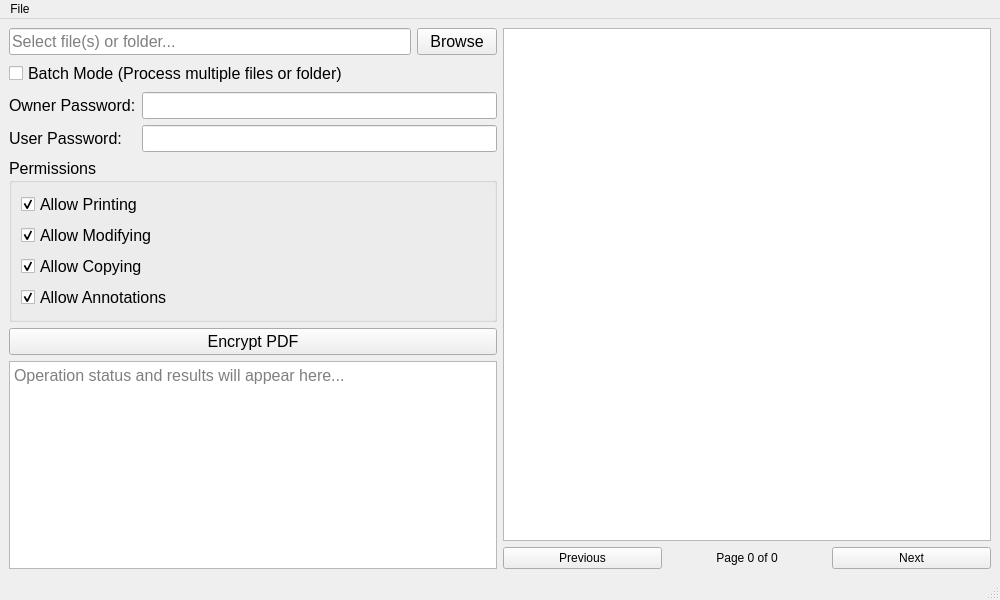
<?xml version="1.0" encoding="UTF-8"?>
<ui version="4.0">
 <class>MainWindow</class>
 <widget class="QMainWindow" name="MainWindow">
  <property name="geometry">
   <rect>
    <x>0</x>
    <y>0</y>
    <width>1000</width>
    <height>600</height>
   </rect>
  </property>
  <property name="windowTitle">
   <string>PDF Encryptor</string>
  </property>
  <widget class="QWidget" name="centralwidget">
   <layout class="QHBoxLayout" name="horizontalLayout_3">
    <item>
     <layout class="QVBoxLayout" name="leftLayout">
      <item>
       <layout class="QHBoxLayout" name="horizontalLayout">
        <item>
         <widget class="QLineEdit" name="inputFileEdit">
          <property name="font">
           <font>
            <pointsize>12</pointsize>
           </font>
          </property>
          <property name="placeholderText">
           <string>Select file(s) or folder...</string>
          </property>
          <property name="readOnly">
           <bool>true</bool>
          </property>
         </widget>
        </item>
        <item>
         <widget class="QPushButton" name="browseButton">
          <property name="font">
           <font>
            <pointsize>12</pointsize>
           </font>
          </property>
          <property name="text">
           <string>Browse</string>
          </property>
         </widget>
        </item>
       </layout>
      </item>
      <item>
       <widget class="QCheckBox" name="batchModeCheckbox">
        <property name="font">
         <font>
          <pointsize>12</pointsize>
         </font>
        </property>
        <property name="text">
         <string>Batch Mode (Process multiple files or folder)</string>
        </property>
       </widget>
      </item>
      <item>
       <layout class="QFormLayout" name="formLayout">
        <item row="0" column="0">
         <widget class="QLabel" name="ownerPassLabel">
          <property name="font">
           <font>
            <pointsize>12</pointsize>
           </font>
          </property>
          <property name="text">
           <string>Owner Password:</string>
          </property>
         </widget>
        </item>
        <item row="0" column="1">
         <widget class="QLineEdit" name="ownerPassEdit">
          <property name="font">
           <font>
            <pointsize>12</pointsize>
           </font>
          </property>
          <property name="echoMode">
           <enum>QLineEdit::Password</enum>
          </property>
         </widget>
        </item>
        <item row="1" column="0">
         <widget class="QLabel" name="userPassLabel">
          <property name="font">
           <font>
            <pointsize>12</pointsize>
           </font>
          </property>
          <property name="text">
           <string>User Password:</string>
          </property>
         </widget>
        </item>
        <item row="1" column="1">
         <widget class="QLineEdit" name="userPassEdit">
          <property name="font">
           <font>
            <pointsize>12</pointsize>
           </font>
          </property>
          <property name="echoMode">
           <enum>QLineEdit::Password</enum>
          </property>
         </widget>
        </item>
       </layout>
      </item>
      <item>
       <widget class="QGroupBox" name="permissionsGroup">
        <property name="font">
         <font>
          <pointsize>12</pointsize>
         </font>
        </property>
        <property name="title">
         <string>Permissions</string>
        </property>
        <layout class="QVBoxLayout" name="verticalLayout">
         <item>
          <widget class="QCheckBox" name="printCheck">
           <property name="text">
            <string>Allow Printing</string>
           </property>
           <property name="checked">
            <bool>true</bool>
           </property>
          </widget>
         </item>
         <item>
          <widget class="QCheckBox" name="modifyCheck">
           <property name="text">
            <string>Allow Modifying</string>
           </property>
           <property name="checked">
            <bool>true</bool>
           </property>
          </widget>
         </item>
         <item>
          <widget class="QCheckBox" name="copyCheck">
           <property name="text">
            <string>Allow Copying</string>
           </property>
           <property name="checked">
            <bool>true</bool>
           </property>
          </widget>
         </item>
         <item>
          <widget class="QCheckBox" name="annotateCheck">
           <property name="text">
            <string>Allow Annotations</string>
           </property>
           <property name="checked">
            <bool>true</bool>
           </property>
          </widget>
         </item>
        </layout>
       </widget>
      </item>
      <item>
       <widget class="QPushButton" name="encryptButton">
        <property name="font">
         <font>
          <pointsize>12</pointsize>
         </font>
        </property>
        <property name="text">
         <string>Encrypt PDF</string>
        </property>
       </widget>
      </item>
      <item>
       <widget class="QTextEdit" name="outputText">
        <property name="font">
         <font>
          <pointsize>12</pointsize>
         </font>
        </property>
        <property name="readOnly">
         <bool>true</bool>
        </property>
        <property name="placeholderText">
         <string>Operation status and results will appear here...</string>
        </property>
       </widget>
      </item>
     </layout>
    </item>
    <item>
     <layout class="QVBoxLayout" name="rightLayout">
      <item>
       <widget class="QGraphicsView" name="previewView">
        <property name="sizePolicy">
         <sizepolicy hsizetype="Expanding" vsizetype="Expanding">
          <horstretch>1</horstretch>
          <verstretch>0</verstretch>
         </sizepolicy>
        </property>
       </widget>
      </item>
      <item>
       <layout class="QHBoxLayout" name="navigationLayout">
        <item>
         <widget class="QPushButton" name="prevButton">
          <property name="text">
           <string>Previous</string>
          </property>
         </widget>
        </item>
        <item>
         <widget class="QLabel" name="pageLabel">
          <property name="text">
           <string>Page 0 of 0</string>
          </property>
          <property name="alignment">
           <set>Qt::AlignCenter</set>
          </property>
         </widget>
        </item>
        <item>
         <widget class="QPushButton" name="nextButton">
          <property name="text">
           <string>Next</string>
          </property>
         </widget>
        </item>
       </layout>
      </item>
     </layout>
    </item>
   </layout>
  </widget>
  <widget class="QMenuBar" name="menubar">
   <property name="geometry">
    <rect>
     <x>0</x>
     <y>0</y>
     <width>1000</width>
     <height>27</height>
    </rect>
   </property>
   <widget class="QMenu" name="menuFile">
    <property name="title">
     <string>File</string>
    </property>
    <addaction name="actionExit"/>
   </widget>
   <addaction name="menuFile"/>
  </widget>
  <widget class="QStatusBar" name="statusbar"/>
  <action name="actionExit">
   <property name="text">
    <string>Exit</string>
   </property>
   <property name="shortcut">
    <string>Ctrl+Q</string>
   </property>
  </action>
 </widget>
 <resources/>
 <connections/>
</ui>
